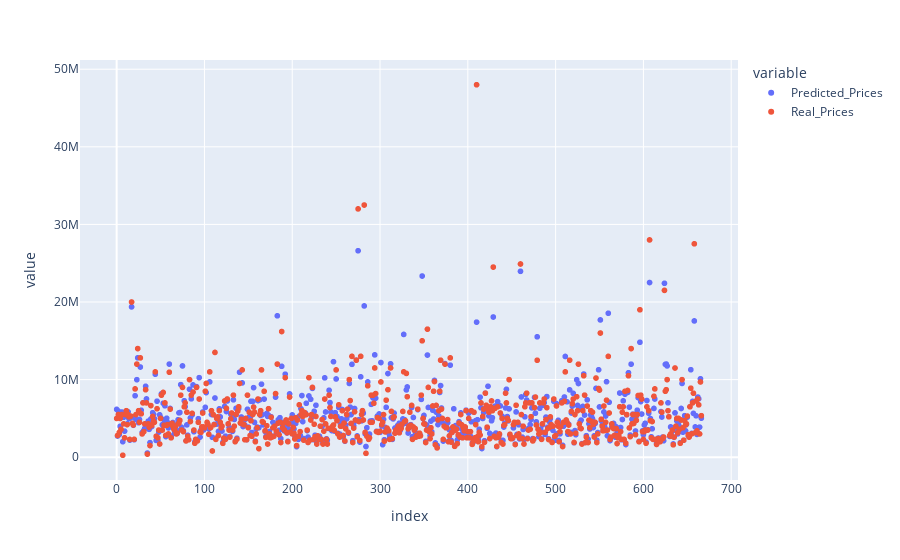

The notebook cell this image was saved under:
### Code cell
# Make a dataframe consisting of both real and predicted values

df1 = pd.DataFrame(predictions,columns=['Predicted_Prices'])
test = y_test.reset_index()
test = test.rename(columns={'price':'Real_Prices'})
df2 = test.drop('index',axis=1)
df = df1.join(df2)

# Plot real VS predicted values

px.scatter(df)

### Figure 1 — Plotly figure (JSON) as saved in the notebook; plotly's stock layout.template omitted (floating-point values rounded to 4 significant figures; data arrays with more than 128 entries replaced by an {"elided": "..."} marker saying what was removed)
{"data": [{"hovertemplate": "variable=Predicted_Prices<br>index=%{x}<br>value=%{y}<extra></extra>", "legendgroup": "Predicted_Prices", "marker": {"color": "#636efa", "symbol": "circle"}, "mode": "markers", "name": "Predicted_Prices", "showlegend": true, "type": "scattergl", "x": {"elided": "667 int values"}, "xaxis": "x", "y": {"elided": "667 float values"}, "yaxis": "y"}, {"hovertemplate": "variable=Real_Prices<br>index=%{x}<br>value=%{y}<extra></extra>", "legendgroup": "Real_Prices", "marker": {"color": "#EF553B", "symbol": "circle"}, "mode": "markers", "name": "Real_Prices", "showlegend": true, "type": "scattergl", "x": {"elided": "667 int values"}, "xaxis": "x", "y": {"elided": "667 int values"}, "yaxis": "y"}], "layout": {"legend": {"title": {"text": "variable"}, "tracegroupgap": 0}, "margin": {"t": 60}, "xaxis": {"anchor": "y", "domain": [0, 1], "title": {"text": "index"}}, "yaxis": {"anchor": "x", "domain": [0, 1], "title": {"text": "value"}}}}
